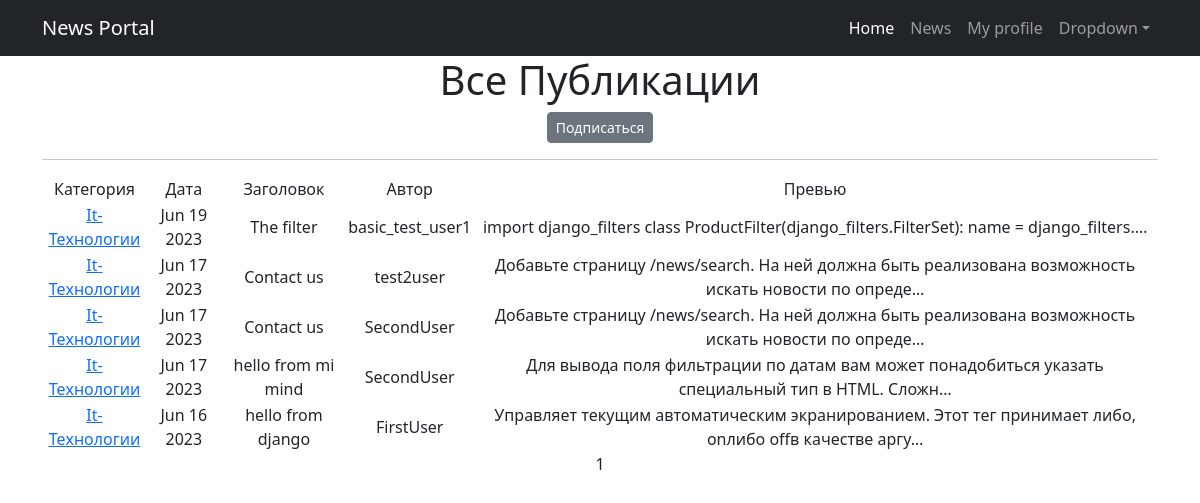
Screenshot of /News/categories/4 with the database file from the repository.
### NewsPortal/models.py (models this page shows, shortened)
class Category(models.Model):
    name = models.CharField(max_length=64, unique=True)  # название категории
    subscribers = models.ManyToManyField(User, related_name="categories", blank=True) # поле subscribers имеет связь ManyToMany
    def __str__(self):
        return self.name.title()

class Post(models.Model):
    POSITIONS = [
        ('New', 'Новость'),
        ('Art', 'Статья')
    ]
    author = models.ForeignKey(Author, on_delete=models.CASCADE)  # id создателя статьи/новости
    choi_public = models.CharField(max_length=3,
                                   choices=POSITIONS,
                                   default='Art')
    time_create = models.DateTimeField(auto_now_add=True)  # дата и время создания статьи/новости
    cat = models.ManyToManyField(Category, through=PostCategory)  # cat имеет связь с Category через PostCategory
    title = models.CharField(max_length=255)  # заголовок статьи/новости
    content = models.TextField(blank=True)  # содержание статьи/новости
    _rating = models.IntegerField(default=0, db_column='rating')  # рейтинг статьи/новости

class Author(models.Model):
    user = models.OneToOneField(User, on_delete=models.CASCADE)  # id пользователя (кто создатель)
    rating = models.IntegerField(default=0)  # рейтинг создателя
    def __str__(self):
        return self.user.username

### NewsPortal/views.py (the view)
# urls.py: path('categories/<int:pk>', CategoryListView.as_view(), name='category_list'),
class CategoryListView(ListView):  # вьюха для просмотра всех постов выбраной категории
    model = Post # на основе модели Post
    template_name = 'category_list.html' # указываем шаблон
    context_object_name = 'category_news_list' # обзываем контекст
    ordering = '-time_create'
    paginate_by = 10
    def get_queryset(self): # функция переопределения кверисета
        self.category = get_object_or_404(Category, id=self.kwargs['pk']) # получаем выбранную категорию
        queryset = Post.objects.filter(cat=self.category,).order_by('-time_create') # получаем все посты выбранной категории
        return queryset # возвращаем queryset
    def get_context_data(self, **kwargs): #
        context = super().get_context_data(**kwargs) #
        context['is_not_subsсriber'] = self.request.user not in self.category.subscribers.all() #
        context['category'] = self.category #
        return context #

### NewsPortal/templatetags/custom_filters.py (called while the page is built)
@register.filter()
def censor(value):
   n = 0
   try:
      inSwordList = value.split()
      for sword_ in inSwordList:
         if sword_.lower() in RestrSwords:
            inSwordList[n] = sword_.replace(sword_[1:], '*' * len(sword_[1:]))
         n += 1
   except Exception as e:
      return f'Объект не является строкой!:\n{e}'
   return ' '.join(inSwordList)

### templates/category_list.html (shortened to what this page needs)
{% extends 'flatpages/default.html' %}
{% block content %}
    <h1>Все Публикации</h1>
    {% if is_not_subsсriber %}
        <p class="text-center"><a href="{% url 'subscribe' category.id %}" class="btn btn-secondary btn-sm">Подписаться</a> </p>
    {%  else %}
        <p class="text-center"><a href="{% url 'unsubscribe' category.id %}" class="btn btn-secondary btn-sm">Отписаться</a> </p>
    {% endif %}
    <hr>
    {% if category_news_list %}
        <table>
            <tr>
                <td>Категория</td>
                <td>Дата</td>
                <td>Заголовок</td>
                <td>Автор</td>
                <td>Превью</td>
            </tr>
            {% for post in category_news_list %}
            <tr>
                <td>{% for category in post.cat.all %}
                    <a href="{% url 'category_list' category.id %}">{{ category }}</a>
                {% endfor %}</td>
                <td>{{ post.time_create|date:'M d Y' }}</td>
                <td>{{ post.title|censor }}</td>
                <td>{{ post.author }}</td>
                <td>{{ post.content|truncatechars:100|censor }}</td>
            </tr>
           {% endfor %}
        </table>
    {% else %}
        <h2>Новостей нет!</h2>
    {% endif %}
   {{ page_obj.number }}
{% endblock content %}

### rows the page displays
Post: time_create "Jun 19 2023", title|censor "The filter", author "basic_test_user1", content|censor "import django_filters class ProductFilter(django_filters.FilterSet): name = django_filters.…"
Category: name "It-Технологии"
Post: time_create "Jun 17 2023", title|censor "Contact us", author "test2user", content|censor "Добавьте страницу /news/search. На ней должна быть реализована возможность искать новости по опреде…"
Post: time_create "Jun 17 2023", title|censor "Contact us", author "SecondUser", content|censor "Добавьте страницу /news/search. На ней должна быть реализована возможность искать новости по опреде…"
Post: time_create "Jun 17 2023", title|censor "hello from mi mind", author "SecondUser", content|censor "Для вывода поля фильтрации по датам вам может понадобиться указать специальный тип в HTML. Сложн…"
Post: time_create "Jun 16 2023", title|censor "hello from django", author "FirstUser", content|censor "Управляет текущим автоматическим экранированием. Этот тег принимает либо, onлибо offв качестве аргу…"

### other values shown
{{ page_obj.number }} "1"
